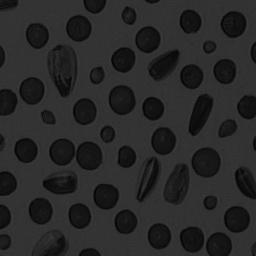
%> input picture Blood2.bmp, 256 x 256 px
$ octave ex03_ImageManipulations.m   (GNU Octave 9; MATLAB toolbox functions it lacks are replaced by stand-ins)
%> lines starting %> are read from the running program, lines starting %| are printed output that depends on the picture; in (x1, y1, x2, y2) boxes, pixels count from 0 and x2, y2 are one past the last pixel; in counts of white or black regions, pixels touching at a corner belong together; the program's own positions count from 1; long printed decimals are rounded
%%
% Initialization

clear all; close all; clc;
X = imread('Blood2.bmp'); I = im2single(X); % Read Image and convert to float (0-1)
%> further down, X is the input picture: size 256x256 uint8; min 4, max 60, mean 40.2
%> after `I = im2single(X)`:
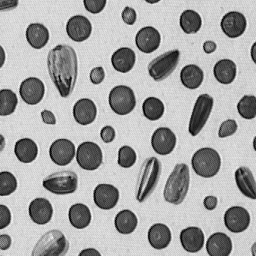
%> I: size 256x256 single; min 0.0157, max 0.235, mean 0.158; drawn with min black and max white
figure(); imshow(I); title('Original Image');
%%
% Image Statistics

Imin = min(I(:));
%> Imin = 0.0157
Imax = max(I(:));
%> Imax = 0.235
Imea = mean(I(:));
%> Imea = 0.158
Istd = std(I(:));
%> Istd = 0.0558
Ivar = var(I(:));
%> Ivar = 0.00311
fprintf ('\nMinimum   : %f', Imin);
%| Minimum   : 0.01569
fprintf ('\nMaximum   : %f', Imax);
%| Maximum   : 0.2353
fprintf ('\nMittelwert: %f', Imea);
%| Mittelwert: 0.1577
fprintf ('\nStd.abw   : %f', Istd);
%| Std.abw   : 0.05578
fprintf ('\nVarianz   : %f', Ivar);
%| Varianz   : 0.003111
%%
% Histogram

[B,~] = gray2ind (I,256);         % Float grayscale to 8 bit int
figure(); imhist(B); title('Histogram');
%> after `title('Histogram')`:
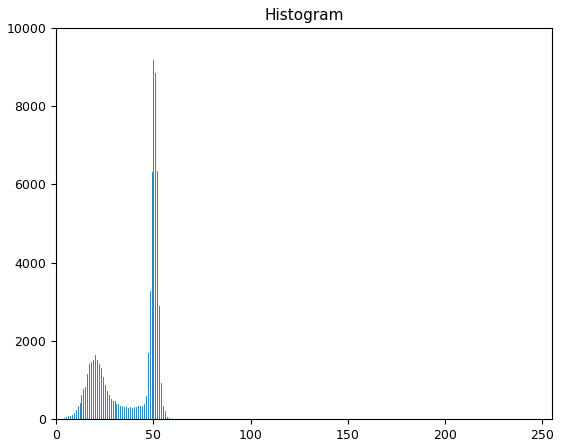
%> figure redrawn from the program's plot data; highest point at x = 50, y = 9184
%%
% Cumulative Histogram

cumHist = cumsum(imhist(B));
%> cumHist = 256 values from 0 to 65536
figure(); plot(cumHist); title('Cumulative Histogram');
%%
% Histrogram Equalization


fprintf('\nHistogram Equalization')
figure();
subplot(3,2,1); imshow(I); title('Original');
subplot(3,2,3); imhist(I);
[B,~] = gray2ind(I,256);
cumHist = cumsum(imhist(B));
subplot(3,2,5); plot(cumHist);

I2 = histeq(I);
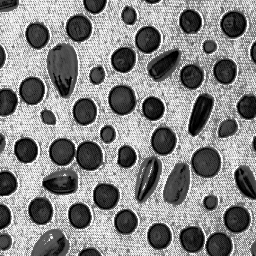
%> I2: size 256x256 single; min 0, max 1, mean 0.527
subplot(3,2,2); imshow(I2); title('After Histogram Equailization');
[B,~] = gray2ind(I2,256);
subplot(3,2,4); imhist(B);
cumHist = cumsum(imhist(B));
%> cumHist = 256 values from 1512 to 65536
subplot(3,2,6); plot(cumHist);
%> after `plot(cumHist)`:
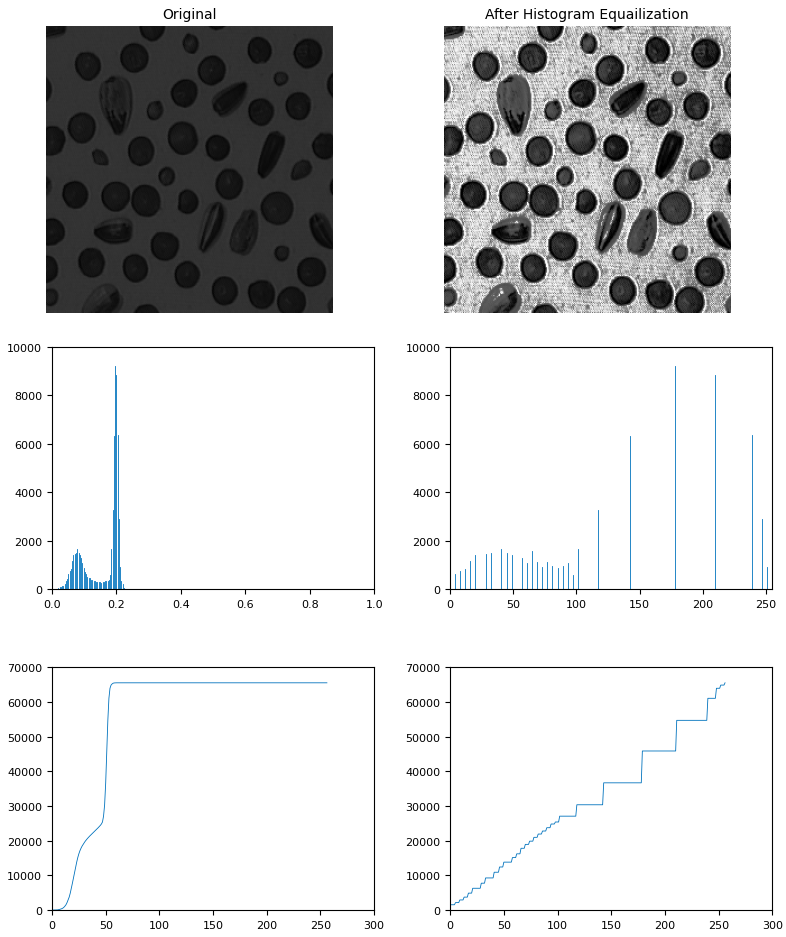
%> figure redrawn from the program's plot data, 6 panels
%%
% Image Adjustments - Contrast

fprintf('\nImage Adjustments - Contrast')
figure();
subplot(3,2,1); imshow(I); title('Original');
subplot(3,2,3); imhist(I);
[B,~] = gray2ind(I,256);
cumHist = cumsum(imhist(B));
%> cumHist = 256 values from 0 to 65536
subplot(3,2,5); plot(cumHist);

I2 = imadjust(I,[Imin Imax],[0 1]);
subplot(3,2,2); imshow(I2); title('After Contrast Adjustment');
[B,~] = gray2ind(I2,256);
subplot(3,2,4); imhist(I2);
cumHist = cumsum(imhist(B));
%> cumHist = 256 values from 24 to 65536
subplot(3,2,6); plot(cumHist);
%> after `plot(cumHist)`:
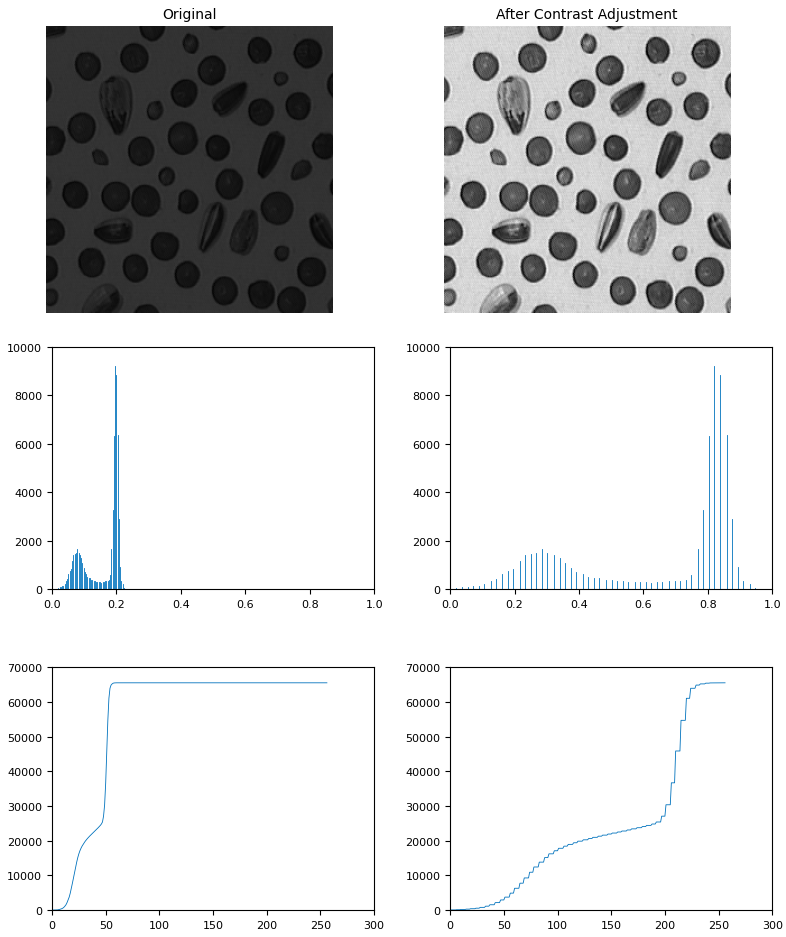
%> figure redrawn from the program's plot data, 6 panels
%%
% Image Adjustments - Gamma Correction

fprintf('\nImage Adjustments - Gamma Correction')
figure();
subplot(3,2,1); imshow(I); title('Original');
subplot(3,2,3); imhist(I);
[B,~] = gray2ind(I,256);
cumHist = cumsum(imhist(B));
%> cumHist = 256 values from 0 to 65536
subplot(3,2,5); plot(cumHist);

GammaValue = 1.0/2.2;
%I2 = 255 * (I/255).^ GammaValue;   % Gamma correction for 8 bit int
I2 = I.^ GammaValue;                % Gamma correction for float (0-1)
subplot(3,2,2); imshow(I2); title('After Gammacorrection with 1/2.2');
[B,~] = gray2ind(I2,256);
subplot(3,2,4); imhist(B);
cumHist = cumsum(imhist(B));
subplot(3,2,6); plot(cumHist);
%%
% Image Adjustments - Linear Brightness Correction

fprintf('\nLinear Brightness Correction')
figure();
subplot(3,2,1); imshow(I); title('Original');
subplot(3,2,3); imhist(I);
[B,~] = gray2ind(I,256);
cumHist = cumsum(imhist(B));
subplot(3,2,5); plot(cumHist);

I2 = imadjust(I,[Imin Imax],[Imin+0.5 Imax+0.5]);
subplot(3,2,2); imshow(I2); title('Linear Brightness correction +128');
[B,~] = gray2ind(I2,256);
subplot(3,2,4); imhist(B);
cumHist = cumsum(imhist(B));
subplot(3,2,6); plot(cumHist);
%%
% Binarisierung

fprintf('\nBinarization\n')
figure();
subplot(3,3,1); imshow(I); title('Original');

subplot(3,3,2); imshow(im2bw(I,0.1)); title('0.1, 26');
%> after `imshow(im2bw(I,0.1))`:
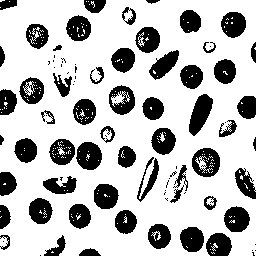
%> displayed picture: size 256x256 logical; 73.9% white; 90 black regions (34 under 20 px), largest, box (x1, y1, x2, y2) and area: (189, 94, 213, 136) 593, (76, 142, 102, 170) 556, (192, 148, 220, 177) 542
subplot(3,3,3); imshow(im2bw(I,0.125)); title('0.125, 32');
subplot(3,3,4); imshow(im2bw(I,0.15)); title('0.15, 38');
subplot(3,3,5); imshow(im2bw(I,0.175)); title('0.175, 44');
subplot(3,3,6); imshow(im2bw(I,0.2)); title('0.2, 51');
%> after `imshow(im2bw(I,0.2))`:
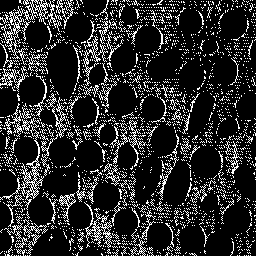
%> displayed picture: size 256x256 logical; 16.5% white in thin lines or dots
subplot(3,3,7); imshow(im2bw(I,0.5)); title('0.5, 128');
subplot(3,3,8); imshow(im2bw(I,0.8)); title('0.8, 205');
subplot(3,3,9); imshow(im2bw(I,1)); title('1, 256');
